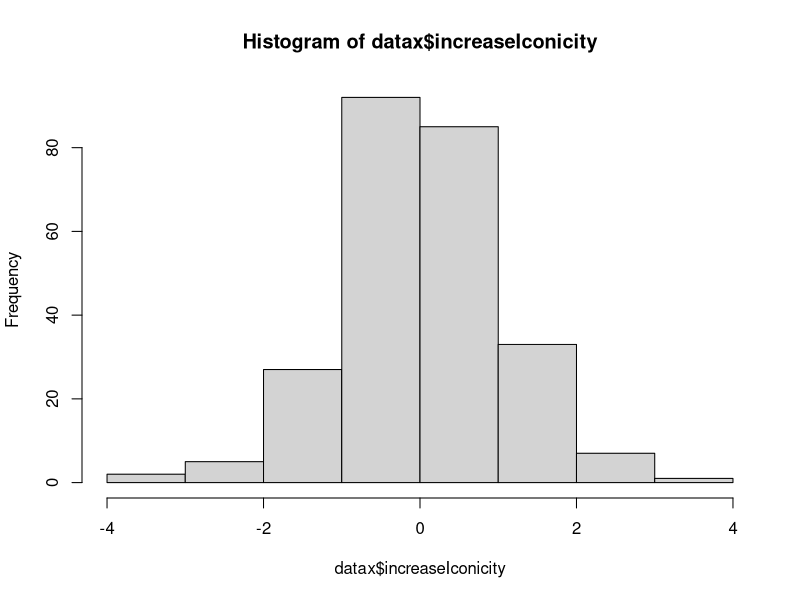
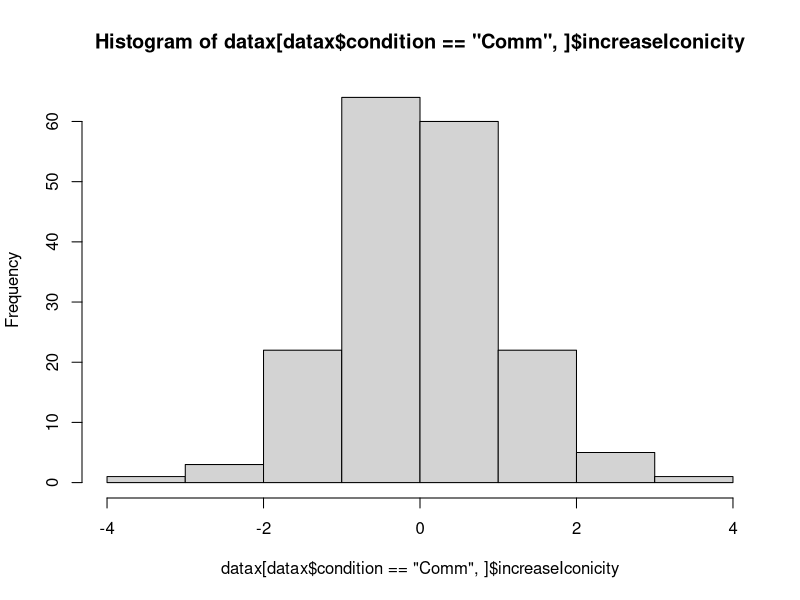
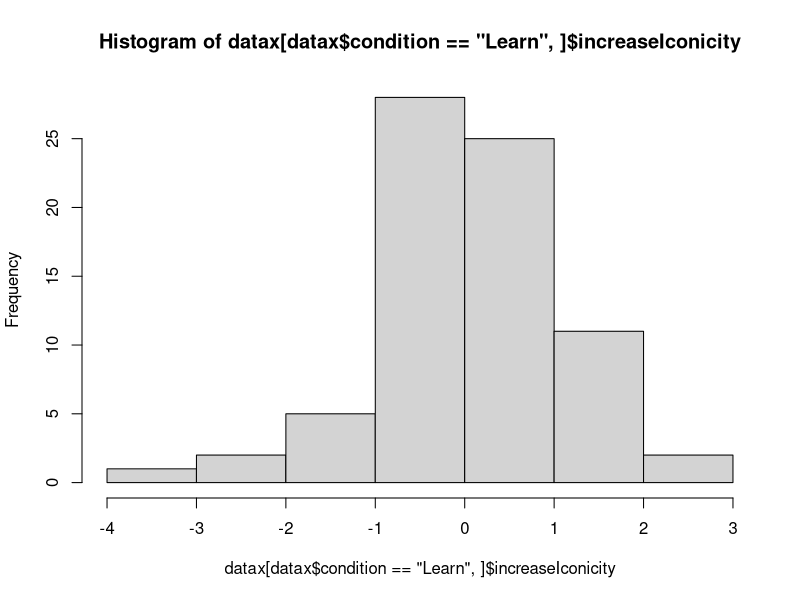

The R source for these figures, in order: (Note: this script raises an error after producing the figures.)
library(gplots)
setwd("~/Documents/MPI/MonicaIconicity/SelectionAnalysis/analysis/")

datax = read.csv("../results/IncreaseInIconicity.csv", stringsAsFactors = F)
alldatx = read.csv("../results/AllTrialData.csv", stringsAsFactors = F)

hist(datax$increaseIconicity)
hist(datax[datax$condition=='Comm',]$increaseIconicity)
hist(datax[datax$condition=='Learn',]$increaseIconicity)


comm.innovation.iconicity.dist = datax[datax$condition=='Comm' & datax$Human,]$increaseIconicity
learn.innovation.iconicity.dist = datax[datax$condition=='Learn' & datax$Human,]$increaseIconicity

wilcox.test(comm.innovation.iconicity.dist)
wilcox.test(learn.innovation.iconicity.dist)

symmetry.test(comm.innovation.iconicity.dist)
symmetry.test(learn.innovation.iconicity.dist)


dens.comm = density(datax[datax$condition=='Comm' & datax$Human,]$increaseIconicity, adjust=1)
dens.learn = density(datax[datax$condition=='Learn' & datax$Human,]$increaseIconicity,adjust=1)

plot(dens.comm, main='', xlab='Change in iconicity')
lines(dens.learn, col=2)
abline(v=0)

pdf(file='../results/graphs/IncreaseIconcity_ConditionByMeaningIsSpiky.pdf')
plotmeans(increaseIconicity ~ paste(condition,isSpikyMeaning), data=datax, connect=list(1:2,3:4))
dev.off()

pdf(file='../results/graphs/IncreaseIconcity_andSystematicity_ConditionByWordInFinalLanguage.pdf', width=10, height=4)
par(mfrow=c(1,2))
plotmeans(increaseIconicity ~ paste(condition,inFinalLang), data=datax[datax$Human,], connect = list(1:2,3:4),xlab='', ylab="Increase", legends = c("Rejected","Survived","Rejected","Survived"))
title(main="Iconicity")
axis(1,at=c(1.5,3.5),c("Communication","Learning"),line=1, tick=F)
abline(h=0)
plotmeans(systematicity.increase ~ paste(condition, inFinalLang), data = datax[datax$Human,], connect = list(1:2,3:4), xlab='', ylab="Increase",, legends = c("Rejected","Survived","Rejected","Survived"))
title(main="Systematicity")
axis(1,at=c(1.5,3.5),c("Communication","Learning"),line=1, tick=F)
abline(h=0)
dev.off()



plotmeans(correctGuess~gen,alldatx[alldatx$condition=='Learn' & !alldatx$Human,], n.label = F)
plotmeans(correctGuess~gen,alldatx[alldatx$condition=='Comm',],add=T,col=2,barcol=2, n.label = F)

ctrl = glmerControl(optCtrl = list(maxfun=50000))

m0 = glmer(correctGuess ~ 1 + (1|chain) + (1|target.meaning), data=alldatx[alldatx$condition=='Comm' | (!alldatx$Human),], family = binomial, control= ctrl)
m1 = glmer(correctGuess ~ condition + (1|chain) + (1|target.meaning), data=alldatx[alldatx$condition=='Comm' | (!alldatx$Human),], family = binomial, control= ctrl)
anova(m0,m1)
getMEText(anova(m0,m1),ef = "main effect of condition", summary(m1)$coef[2,])


plotmeans(correctGuess~gen,alldatx[alldatx$condition=='Learn' & alldatx$trial.nr >102 & !alldatx$Human,])
plotmeans(correctGuess~gen,alldatx[alldatx$condition=='Comm' & alldatx$trial.nr >102,],add=T,col=2,barcol=2)


plotmeans(correctSpikiness~gen,alldatx[alldatx$condition=='Comm',])
plotmeans(correctSpikiness~gen,alldatx[alldatx$condition=='Learn' & !alldatx$Human,],add=T,col=2,barcol=2)


###########

library(ggplot2)
p <- ggplot(datax, aes(factor(condition):factor(inFinalLang), increaseIconicity, fill=condition))
p + geom_violin() + stat_summary(fun.y=mean, geom="point", size=4, color="red")

p + geom_violin() + geom_boxplot(width=0.1) +
  theme(text=element_text(size=20), legend.position="none") +
  scale_y_continuous(name="Score ranking")+
  scale_x_discrete(name="")+
  scale_fill_grey(start = 0.55, end=0.8)


p <- ggplot(datax, aes(factor(condition):factor(inFinalLang), systematicity.increase, fill=condition))
p + geom_violin() + stat_summary(fun.y=mean, geom="point", size=4, color="red")

p + geom_violin() + geom_boxplot(width=0.1) +
  theme(text=element_text(size=20), legend.position="none") +
  scale_y_continuous(name="Score ranking")+
  scale_x_discrete(name="")+
  scale_fill_grey(start = 0.55, end=0.8)


###########





datax$condition = factor(datax$condition, levels=c("Learn","Comm"))
summary(lm(increaseIconicity ~ round+gen + condition*inFinalLang,data=datax))




plotmeans(increaseIconicity~gen, data=datax[datax$condition=='Comm' & datax$isSpikyMeaning==T & datax$inFinalLang,])
plotmeans(increaseIconicity~gen, data=datax[datax$condition=='Comm' & datax$isSpikyMeaning==F  & datax$inFinalLang,], add=T, col=2)
abline(h=0)


plotmeans(increaseIconicity~wordCountSameMeaning ,data=datax[datax$wordCountSameMeaning<4,])
abline(h=0)

summary(lm(increaseIconicity~wordCountSameMeaning*condition, data=datax[datax$wordCountSameMeaning<4,]))


plotmeans(increaseIconicity~cut(round,4), datax[datax$condition=='Learn',], ylim=c(-0.15,0.15))
plotmeans(increaseIconicity~cut(round,4), datax[datax$condition=='Comm',], ylim=c(-0.15,0.15),add=T, col=2, barcol = 2)


plotmeans(systematicity.increase~cut(round,4), datax[datax$condition=='Learn',])
plotmeans(systematicity.increase~cut(round,4), datax[datax$condition=='Comm',],add=T, col=2, barcol = 2)

pdf("../results/graphs/CorrectGuesses_byIncreaseIconicity.pdf", width=8, height=4)
par(mfrow=c(1,2))
ylimx = c(-0.045,0.045)
plotmeans(increaseIconicity ~ paste(condition, correctGuess), data = datax[datax$Human & datax$condition=="Comm",], ylim=ylimx, legends = c("Incorrect","Correct"),xlab='',ylab="Increase in iconicity")
title("Guessing Item")
abline(h=0)
plotmeans(increaseIconicity ~ paste(condition, correctSpikiness), data = datax[datax$Human& datax$condition=="Comm",], ylim=ylimx,legends = c("Incorrect","Correct"),xlab='',ylab="Increase in iconicity")
title("Guessing Shape")
abline(h=0)
dev.off()

m0 = lmer(increaseIconicity ~ 1 + (1|chain) + (1|gen), data=datax[datax$Human & datax$condition=="Comm",])

m1 = lmer(increaseIconicity ~ correctGuess + (1|chain) + (1|gen), data=datax[datax$Human & datax$condition=="Comm",])

m2 = lmer(increaseIconicity ~ correctGuess + correctSpikiness + (1|chain) + (1|gen), data=datax[datax$Human & datax$condition=="Comm",])

anova(m0,m1,m2)

summary(m2)


dens.commS = density(datax[datax$condition=='Comm',]$systematicity.increase)
dens.learnS = density(datax[datax$condition=='Learn',]$systematicity.increase)

plot(dens.commS, main='', xlab='Change in iconicity')
lines(dens.learnS, col=2)
abline(v=0)


cx = ctree(RatedSpikiness~as.factor(Cond)+as.factor(Gen) + as.factor(Shape) + as.factor(Colour) + as.factor(Border), data=finalLangs)
plot(cx)




plot(datax$increaseIconicity,datax$systematicity.increase)
cor.test(datax$increaseIconicity,datax$systematicity.increase)

plot(datax[datax$condition=="Comm",]$increaseIconicity,datax[datax$condition=="Comm",]$systematicity.increase)
cor.test(datax[datax$condition=="Comm",]$increaseIconicity,datax[datax$condition=="Comm",]$systematicity.increase)

plot(datax[datax$condition=="Learn" & datax$Human,]$increaseIconicity,datax[datax$condition=="Learn" & datax$Human,]$systematicity.increase)
cor.test(datax[datax$condition=="Learn" & datax$Human,]$increaseIconicity,datax[datax$condition=="Learn" & datax$Human,]$systematicity.increase)

m0 = lmer(increaseIconicity~condition*gen + (1|chain) + (1|meaning), data = datax[datax$Human,])
m1 = lmer(increaseIconicity~systematicity.increase+(condition*gen) + (1|chain) + (1|meaning), data = datax[datax$Human,])
m2 = lmer(increaseIconicity~systematicity.increase + (systematicity.increase:condition) + (condition*gen) + (1|chain) + (1|meaning), data = datax[datax$Human,])
m3 = lmer(increaseIconicity~systematicity.increase*condition*gen + (1|chain) + (1|meaning), data = datax[datax$Human,])
anova(m0,m1,m2,m3)

sjp.lmer(m2,type='fe')
